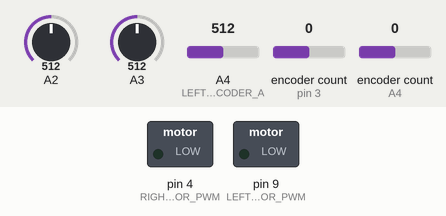
The sketch below on a simulated Arduino Uno, built with avr-gcc and run on an emulated ATmega328P. Shown: switched loads named in the sketch (green lamp = pin HIGH). The test bench sets the inputs (shaded band); at power-on: A2 = 512, A3 = 512, A4 (LEFT_ENCODER_A) = 512, encoder count (sensors on pin 3, A4) 0.

Above: at 0.05 s.
At 0.4 s:
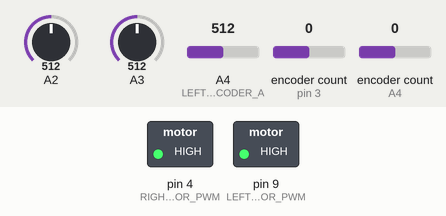
Timing chart, 0 to 1.9 s (numbered marks = the images above):
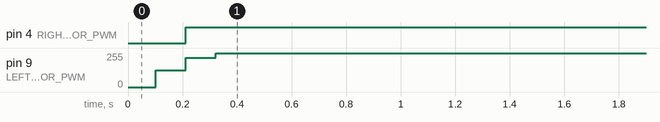

The sketch:

AMazeBot.ino
```cpp
#include <Encoder.h>
#include "Header.h"

void update() // update service routine
{
  encUpdate(&oldEncoderLeft, &oldEncoderRight);
  poseUpdate();
  pidControl(realSpeed, desiredSpeed);
  readSensorsIR(&distanceIR_L, &distanceIR_F, &distanceIR_R);

  /*
  Serial.println(realSpeed.lin_vel);

  float x = robotPosition.x;
  float theta = radToDeg(robotPosition.theta);

  if (x >= 0.2)
  {
    analogWrite(RIGHT_MOTOR_PWM, 0);
    analogWrite(LEFT_MOTOR_PWM, 0);
    desiredSpeed.lin_vel = 0.0;
    desiredSpeed.ang_vel = 0.0;
  }

  printRobotPosition();
  printSensorsIR();
  */
}

void setup()
{
  // Setup serial
  Serial.begin(9600);

  // Setup pins
  pinMode(LEFT_ENCODER_A, INPUT);
  pinMode(LEFT_ENCODER_B, INPUT);
  pinMode(RIGHT_ENCODER_A, INPUT);
  pinMode(RIGHT_ENCODER_B, INPUT);

  // Initialize oldEncoder values
  encUpdate(&oldEncoderLeft, &oldEncoderRight);

  desiredSpeed = cmd_vel(0.05, 0.0); // pass desired linear velocity (m/s) and angular velocitiy (rad/s)

  // Start motors
  digitalWrite(RIGHT_MOTOR_DIR, FORWARD);
  analogWrite(RIGHT_MOTOR_PWM, 0);

  digitalWrite(LEFT_MOTOR_DIR, FORWARD);
  analogWrite(LEFT_MOTOR_PWM, 0);

  // Initialize timestamp
  timestamp = millis();
}

void loop()
{

  // Polling version of the code
  if ((millis() - timestamp) >= 1000 / UPDATE_FREQUENCY)
  {
    update();
    timestamp = millis();


  }
}
```

Header.h
```cpp
#ifndef HEADER_H
#define HEADER_H

// PINS
#define LEFT_ENCODER_A 18
#define LEFT_ENCODER_B 19

#define RIGHT_ENCODER_A 3
#define RIGHT_ENCODER_B 2

#define RIGHT_MOTOR_PWM 4
#define LEFT_MOTOR_PWM 9

#define RIGHT_MOTOR_DIR 5
#define LEFT_MOTOR_DIR 6

#define IR_LEFT A2
#define IR_FRONT A3
#define IR_RIGHT A4

// OTHER CONSTANTS
#define UPDATE_FREQUENCY 10.0
#define IR_SAMPLE_SIZE 25
#define ENCODER_RES 8344.0 // 298 x 28
#define WHEEL_TO_WHEEL 0.097 //in centimer
#define WHEEL_RADIUS 0.016

#define KP 10
#define KI 0.3
#define KD 0

#define FORWARD 0
#define BACKWARD 1

// STRUCTURES KINEMATICS
typedef struct
{
  float x;
  float y;
  float theta;
} Position;

typedef struct
{
  float left;
  float right; //Encoder difference on left and right wheel since last readout
} EncoderDifference;

typedef struct
{
  float lin_vel;
  float ang_vel;
  float wheel_left; //angular velocities of wheels
  float wheel_right;
} Speed;


// STRUCTURES PID
typedef struct {
    float AngVelLeft = 0;
    float AngVelRight = 0;
} ProportionalError;

typedef struct {
    float Left = 0;
    float Right = 0;
} DerivativeError;

typedef struct {
    float Left = 0;
    float Right = 0;
} IntegralError;


// GENERAL GLOBAL VARIABLES
Position robotPosition = {0.0, 0.0, 0.0};
unsigned long timestamp;

// SENSOR GLOBAL VARIABLES
int distanceIR_L, distanceIR_F, distanceIR_R;

// KINEMATICS GLOBAL VARIABLES
Speed desiredSpeed;
Speed realSpeed;

long oldEncoderRight = 0;
long oldEncoderLeft = 0;
EncoderDifference encDiff = {0.0, 0.0};


// PID GLOBAL VARIABLES
ProportionalError PropErr;
DerivativeError DerivErr;
IntegralError IntegErr;

float gainLeft;
float gainRight;


// ENCODER DEFINITIONS
Encoder myEncLeft(LEFT_ENCODER_A, LEFT_ENCODER_B);
Encoder myEncRight(RIGHT_ENCODER_A, RIGHT_ENCODER_B);

#endif
```

Kinematics.ino
```cpp
#include "Header.h"

// Receive desired linear and angular velocities as input
Speed cmd_vel(float lin_vel, float ang_vel)
{
  Speed robot;
  robot.lin_vel = lin_vel;
  robot.ang_vel = ang_vel;
  cmd_vel2wheels(&robot); // Convert the linear and angular velocities to the wheels' angular velocity

  return robot;
}

// Convert the linear and angular velocities to the wheels' angular velocity
void cmd_vel2wheels(Speed *speed)
{
  speed->wheel_left = (speed->lin_vel - WHEEL_TO_WHEEL / 2 * speed->ang_vel) / WHEEL_RADIUS;
  speed->wheel_right = (speed->lin_vel + WHEEL_TO_WHEEL / 2 * speed->ang_vel) / WHEEL_RADIUS;
}

/* Update position based on input linear and angular velocity + elapsed time since last iteration */
void poseUpdate()
{
  Position oldPosition = robotPosition;

  float timeDiff = (float)(millis() - timestamp) / 1000.0;// convert to seconds

  /* calculate and update real linear and angular speeds of robot */
  realSpeed.lin_vel = 2 * M_PI * WHEEL_RADIUS / ENCODER_RES * (encDiff.right + encDiff.left) / 2.0 / timeDiff;
  realSpeed.ang_vel = 2 * M_PI * WHEEL_RADIUS / ENCODER_RES * (encDiff.right - encDiff.left) / WHEEL_TO_WHEEL / timeDiff;

  /* update angular wheel speeds */
  cmd_vel2wheels(&realSpeed);

  /* calculate new position and angular orientation of robot */
  Position newPosition;
  newPosition.theta = atan2(sin(oldPosition.theta + realSpeed.ang_vel * timeDiff), cos(oldPosition.theta + realSpeed.ang_vel * timeDiff));
  newPosition.x = oldPosition.x + realSpeed.lin_vel * timeDiff * cos(newPosition.theta);
  newPosition.y = oldPosition.y + realSpeed.lin_vel * timeDiff * sin(newPosition.theta);

  /* Update RobotPosition */
  robotPosition.x = newPosition.x;
  robotPosition.y = newPosition.y;
  robotPosition.theta = newPosition.theta;
}


void printRobotPosition()
{
  Serial.print("x: "); Serial.println(robotPosition.x);
  Serial.print("y: "); Serial.println(robotPosition.y);
  Serial.print("theta: "); Serial.println(robotPosition.theta);
  Serial.println();
}


// Helper functions to convert radians <--> degrees
float radToDeg(float rad)
{
  return (rad * 180 / M_PI);
}

float degToRad(float deg)
{
  return (deg / 180 * M_PI);
}
```

Motors.ino
```cpp
#include "Header.h"

void encUpdate(long *oldEncoderLeft, long *oldEncoderRight) {
   *oldEncoderRight = encoderRight();
   *oldEncoderLeft = encoderLeft();
}

long encoderRight()
{
  long encoderRight = myEncRight.read();
  long rightRotation = encoderRight - oldEncoderRight;
  encDiff.right = rightRotation;

  if (rightRotation > 1)
  {
    //Serial.println("Right is going FORWARD");
  }
  else if (rightRotation < -1)
  {
    //Serial.println("Right is going BACKWARDS");
  }
  else if ((rightRotation <= 1) || (rightRotation >= -1))
  {
    //Serial.println("Right is stationary");
  }
  //Serial.println(rightRotation);
  return encoderRight;
}

long encoderLeft()
{
  long encoderLeft = myEncLeft.read();
  long leftRotation = encoderLeft - oldEncoderLeft;
  encDiff.left = leftRotation;

  if (leftRotation > 1)
  {
    //Serial.println("Left is going FORWARD");
  }
  else if (leftRotation < -1)
  {
    //Serial.println("Left is going BACKWARDS");
  }
  else if ((leftRotation <= 1) || (leftRotation >= -1))
  {
    //Serial.println("Left is stationary");
  }
  //Serial.println(leftRotation);
  return encoderLeft;
}
```

PID.ino
```cpp
#include "Header.h"

float gainPID = 0;

void pidControl(Speed realSpeed, Speed desiredSpeed) {
    float newPropLeft = desiredSpeed.wheel_left - realSpeed.wheel_left;
    float newPropRight = desiredSpeed.wheel_right - realSpeed.wheel_right;

    float newDerivLeft = newPropLeft - PropErr.AngVelLeft;
    float newDerivRight = newPropRight - PropErr.AngVelRight;

    float newIntegLeft = IntegErr.Left + newPropLeft;
    float newIntegRight = IntegErr.Right + newPropRight;

    gainLeft = KP*newPropLeft + KI*newIntegLeft*(1000/UPDATE_FREQUENCY) + KD*newDerivLeft/(1000/UPDATE_FREQUENCY);
    gainRight = KP*newPropRight + KI*newIntegRight*(1000/UPDATE_FREQUENCY) + KD*newDerivRight/(1000/UPDATE_FREQUENCY);

    PropErr.AngVelLeft = newPropLeft;
    PropErr.AngVelRight = newPropRight;
    DerivErr.Left = newDerivLeft;
    DerivErr.Right = newDerivRight;
    IntegErr.Left = newIntegLeft;
    IntegErr.Right = newIntegRight;

    if (gainLeft >= 0) {
      digitalWrite(LEFT_MOTOR_DIR, FORWARD);
    } else {
      digitalWrite(LEFT_MOTOR_DIR, BACKWARD);
    }

    if (gainRight >= 0) {
      digitalWrite(RIGHT_MOTOR_DIR, FORWARD);
    } else {
      digitalWrite(RIGHT_MOTOR_DIR, BACKWARD);
    }

    gainLeft = abs(gainLeft);
    gainRight = abs(gainRight);

    if (gainLeft >= 255) gainLeft = 255;
    if (gainRight >= 255) gainRight = 255;


    //analogWrite to PWM pin => gain !
    analogWrite(LEFT_MOTOR_PWM, gainLeft);
    analogWrite(RIGHT_MOTOR_PWM, gainRight);
}
```

Sensors.ino
```cpp
#include "Header.h"

int getDistance(int ir_pin)
{
  /*
   * int ir_pin: Analog pin number of IR sensor
   * Returns distance in mm (and cuts off at 100mm and 800mm because range of sensor is 10-80cm)
   */

  int ir_val[IR_SAMPLE_SIZE];

  // Collect samples from IR sensor
  for (int i = 0; i < IR_SAMPLE_SIZE; i++)
  {
    // Read analog value
    ir_val[i] = analogRead(ir_pin);
  }

  // Sort array of sensor values
  sortArray(ir_val, IR_SAMPLE_SIZE);

  // Use median value for further caluclations -> ir_val[SAMPLE_SIZE/2]
  float distance_cm = 4800.0 / (ir_val[IR_SAMPLE_SIZE / 2] - 20.0);

  // Alternative formulas found in experiments
  //5177 / (ir_val[SAMPLE_SIZE/2] -19.54) - 1.28;
  //4213 / (ir_val[SAMPLE_SIZE/2] -41.64);

  // Check if distance inside range that can be measured by sensor (10-80cm), otherwise cut value off
  if (distance_cm > 80.0)
    distance_cm = 80.0;
  else if (distance_cm < 10.0)
    distance_cm = 10.0;
  return (int)(distance_cm * 10.0); // return in mm
}

// Get IR Sensor values
int sensL()
{
  int distance = getDistance(IR_LEFT);
  return distance;
}
int sensF()
{
  int distance = getDistance(IR_FRONT);
  return distance;
}
int sensR()
{
  int distance = getDistance(IR_RIGHT);
  return distance;
}

void readSensorsIR(int *irLeft, int *irFront, int *irRight) {
  *irLeft = sensL();
  *irFront = sensF();
  *irRight = sensR();
}

void printSensorsIR()
{
  int rangeLeft = sensL();
  int rangeFront = sensF();
  int rangeRight = sensR();
  Serial.print("Sensor Left: ");
  Serial.println(rangeLeft);
  Serial.print("Sensor Front: ");
  Serial.println(rangeFront);
  Serial.print("Sensor Right: ");
  Serial.println(rangeRight);
  Serial.println("\n");
}

// Helper function to sort array
void sortArray(int a[], int size)
{
  for (int i = 0; i < (size - 1); i++)
  {
    bool flag = true;
    for (int o = 0; o < (size - (i + 1)); o++)
    {
      if (a[o] > a[o + 1])
      {
        int t = a[o];
        a[o] = a[o + 1];
        a[o + 1] = t;
        flag = false;
      }
    }
    if (flag)
      break;
  }
}
```

Measured:
- by itself, pin 4 (RIGHT_MOTOR_PWM): LOW → HIGH at 0.21 s
- by itself, pin 9 (LEFT_MOTOR_PWM): 0/255 → 125/255 at 0.10 s, → 218/255 0.11 s later, → 255/255 0.11 s later
